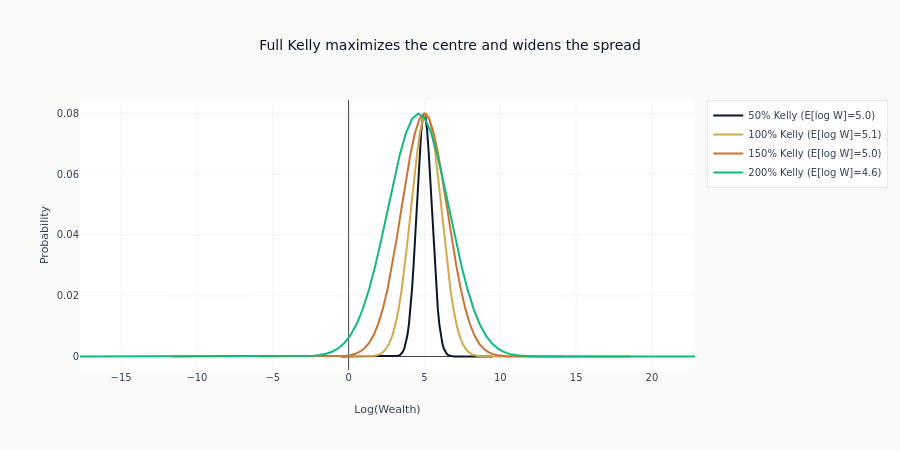

Notebook code cell kept with this figure:
### Code cell
# Compare terminal wealth distributions
n_trials = 100
win_prob = 0.55
kelly = compute_kelly_fraction(win_prob)

fig = go.Figure()

for mult in [0.5, 1.0, 1.5, 2.0]:
    dist = terminal_wealth_distribution(n_trials, win_prob, kelly * mult)

    # Compute expected log wealth
    expected_log_wealth = (dist["log_wealth"] * dist["probability"]).sum()

    fig.add_scatter(
        x=dist["log_wealth"].to_list(),
        y=dist["probability"].to_list(),
        mode="lines",
        name=f"{mult:.0%} Kelly (E[log W]={expected_log_wealth:.1f})",
        line=dict(width=2),
    )

fig.update_layout(
    title="Full Kelly maximizes the centre and widens the spread",
    xaxis_title="Log(Wealth)",
    yaxis_title="Probability",
    height=450,
)
fig.show()
